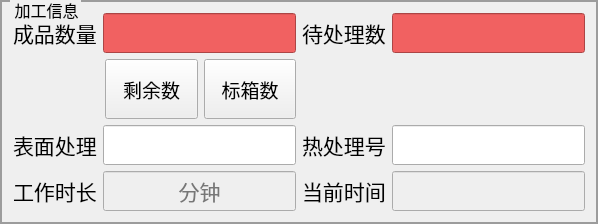
    <widget class="QGroupBox" name="groupBox_4">
     <property name="font">
      <font>
       <pointsize>12</pointsize>
      </font>
     </property>
     <property name="styleSheet">
      <string notr="true"> QGroupBox {
            border-color: rgb(156, 156, 156);
            border-width: 2px;
            border-style: solid;
            margin-top: 0.5ex;
        }
        QGroupBox::title {
            subcontrol-origin: margin;
            subcontrol-position: top left;
            left: 10px;
            margin-left: 2px;
            padding: 0  0px;
        }</string>
     </property>
     <property name="title">
      <string>加工信息</string>
     </property>
     <layout class="QHBoxLayout" name="horizontalLayout_27">
      <item>
       <layout class="QVBoxLayout" name="verticalLayout_8">
        <item>
         <layout class="QVBoxLayout" name="verticalLayout_7" stretch="3,2">
          <item>
           <layout class="QHBoxLayout" name="horizontalLayout_31">
            <item>
             <layout class="QGridLayout" name="gridLayout">
              <item row="0" column="0">
               <layout class="QHBoxLayout" name="horizontalLayout_4" stretch="1,5">
                <item>
                 <widget class="QLabel" name="label_7">
                  <property name="font">
                   <font>
                    <pointsize>16</pointsize>
                   </font>
                  </property>
                  <property name="text">
                   <string>成品数量</string>
                  </property>
                 </widget>
                </item>
                <item>
                 <widget class="MyLEdit" name="lineEdit_6">
                  <property name="minimumSize">
                   <size>
                    <width>0</width>
                    <height>40</height>
                   </size>
                  </property>
                  <property name="palette">
                   <palette>
                    <active>
                     <colorrole role="WindowText">
                      <brush brushstyle="SolidPattern">
                       <color alpha="255">
                        <red>0</red>
                        <green>0</green>
                        <blue>0</blue>
                       </color>
                      </brush>
                     </colorrole>
                     <colorrole role="Button">
                      <brush brushstyle="SolidPattern">
                       <color alpha="255">
                        <red>241</red>
                        <green>97</green>
                        <blue>97</blue>
                       </color>
                      </brush>
                     </colorrole>
                     <colorrole role="Text">
                      <brush brushstyle="SolidPattern">
                       <color alpha="255">
                        <red>0</red>
                        <green>0</green>
                        <blue>0</blue>
                       </color>
                      </brush>
                     </colorrole>
                     <colorrole role="ButtonText">
                      <brush brushstyle="SolidPattern">
                       <color alpha="255">
                        <red>0</red>
                        <green>0</green>
                        <blue>0</blue>
                       </color>
                      </brush>
                     </colorrole>
                     <colorrole role="Base">
                      <brush brushstyle="SolidPattern">
                       <color alpha="255">
                        <red>241</red>
                        <green>97</green>
                        <blue>97</blue>
                       </color>
                      </brush>
                     </colorrole>
                     <colorrole role="Window">
                      <brush brushstyle="SolidPattern">
                       <color alpha="255">
                        <red>241</red>
                        <green>97</green>
                        <blue>97</blue>
                       </color>
                      </brush>
                     </colorrole>
                    </active>
                    <inactive>
                     <colorrole role="WindowText">
                      <brush brushstyle="SolidPattern">
                       <color alpha="255">
                        <red>0</red>
                        <green>0</green>
                        <blue>0</blue>
                       </color>
                      </brush>
                     </colorrole>
                     <colorrole role="Button">
                      <brush brushstyle="SolidPattern">
                       <color alpha="255">
                        <red>241</red>
                        <green>97</green>
                        <blue>97</blue>
                       </color>
                      </brush>
                     </colorrole>
                     <colorrole role="Text">
                      <brush brushstyle="SolidPattern">
                       <color alpha="255">
                        <red>0</red>
                        <green>0</green>
                        <blue>0</blue>
                       </color>
                      </brush>
                     </colorrole>
                     <colorrole role="ButtonText">
                      <brush brushstyle="SolidPattern">
                       <color alpha="255">
                        <red>0</red>
                        <green>0</green>
                        <blue>0</blue>
                       </color>
                      </brush>
                     </colorrole>
                     <colorrole role="Base">
                      <brush brushstyle="SolidPattern">
                       <color alpha="255">
                        <red>241</red>
                        <green>97</green>
                        <blue>97</blue>
                       </color>
                      </brush>
                     </colorrole>
                     <colorrole role="Window">
                      <brush brushstyle="SolidPattern">
                       <color alpha="255">
                        <red>241</red>
                        <green>97</green>
                        <blue>97</blue>
                       </color>
                      </brush>
                     </colorrole>
                    </inactive>
                    <disabled>
                     <colorrole role="WindowText">
                      <brush brushstyle="SolidPattern">
                       <color alpha="255">
                        <red>0</red>
                        <green>0</green>
                        <blue>0</blue>
                       </color>
                      </brush>
                     </colorrole>
                     <colorrole role="Button">
                      <brush brushstyle="SolidPattern">
                       <color alpha="255">
                        <red>241</red>
                        <green>97</green>
                        <blue>97</blue>
                       </color>
                      </brush>
                     </colorrole>
                     <colorrole role="Text">
                      <brush brushstyle="SolidPattern">
                       <color alpha="255">
                        <red>0</red>
                        <green>0</green>
                        <blue>0</blue>
                       </color>
                      </brush>
                     </colorrole>
                     <colorrole role="ButtonText">
                      <brush brushstyle="SolidPattern">
                       <color alpha="255">
                        <red>0</red>
                        <green>0</green>
                        <blue>0</blue>
                       </color>
                      </brush>
                     </colorrole>
                     <colorrole role="Base">
                      <brush brushstyle="SolidPattern">
                       <color alpha="255">
                        <red>241</red>
                        <green>97</green>
                        <blue>97</blue>
                       </color>
                      </brush>
                     </colorrole>
                     <colorrole role="Window">
                      <brush brushstyle="SolidPattern">
                       <color alpha="255">
                        <red>241</red>
                        <green>97</green>
                        <blue>97</blue>
                       </color>
                      </brush>
                     </colorrole>
                    </disabled>
                   </palette>
                  </property>
                  <property name="font">
                   <font>
                    <pointsize>16</pointsize>
                   </font>
                  </property>
                  <property name="styleSheet">
                   <string notr="true">color:black;
background-color:rgb(241,97,97)</string>
                  </property>
                  <property name="alignment">
                   <set>Qt::AlignCenter</set>
                  </property>
                 </widget>
                </item>
               </layout>
              </item>
              <item row="0" column="1">
               <layout class="QHBoxLayout" name="horizontalLayout_9" stretch="1,5">
                <item>
                 <widget class="QLabel" name="label_8">
                  <property name="font">
                   <font>
                    <pointsize>16</pointsize>
                   </font>
                  </property>
                  <property name="text">
                   <string>待处理数</string>
                  </property>
                 </widget>
                </item>
                <item>
                 <widget class="MyLEdit" name="lineEdit_7">
                  <property name="enabled">
                   <bool>true</bool>
                  </property>
                  <property name="minimumSize">
                   <size>
                    <width>0</width>
                    <height>40</height>
                   </size>
                  </property>
                  <property name="palette">
                   <palette>
                    <active>
                     <colorrole role="WindowText">
                      <brush brushstyle="SolidPattern">
                       <color alpha="255">
                        <red>0</red>
                        <green>0</green>
                        <blue>0</blue>
                       </color>
                      </brush>
                     </colorrole>
                     <colorrole role="Button">
                      <brush brushstyle="SolidPattern">
                       <color alpha="255">
                        <red>241</red>
                        <green>97</green>
                        <blue>97</blue>
                       </color>
                      </brush>
                     </colorrole>
                     <colorrole role="Text">
                      <brush brushstyle="SolidPattern">
                       <color alpha="255">
                        <red>0</red>
                        <green>0</green>
                        <blue>0</blue>
                       </color>
                      </brush>
                     </colorrole>
                     <colorrole role="ButtonText">
                      <brush brushstyle="SolidPattern">
                       <color alpha="255">
                        <red>0</red>
                        <green>0</green>
                        <blue>0</blue>
                       </color>
                      </brush>
                     </colorrole>
                     <colorrole role="Base">
                      <brush brushstyle="SolidPattern">
                       <color alpha="255">
                        <red>241</red>
                        <green>97</green>
                        <blue>97</blue>
                       </color>
                      </brush>
                     </colorrole>
                     <colorrole role="Window">
                      <brush brushstyle="SolidPattern">
                       <color alpha="255">
                        <red>241</red>
                        <green>97</green>
                        <blue>97</blue>
                       </color>
                      </brush>
                     </colorrole>
                    </active>
                    <inactive>
                     <colorrole role="WindowText">
                      <brush brushstyle="SolidPattern">
                       <color alpha="255">
                        <red>0</red>
                        <green>0</green>
                        <blue>0</blue>
                       </color>
                      </brush>
                     </colorrole>
                     <colorrole role="Button">
                      <brush brushstyle="SolidPattern">
                       <color alpha="255">
                        <red>241</red>
                        <green>97</green>
                        <blue>97</blue>
                       </color>
                      </brush>
                     </colorrole>
                     <colorrole role="Text">
                      <brush brushstyle="SolidPattern">
                       <color alpha="255">
                        <red>0</red>
                        <green>0</green>
                        <blue>0</blue>
                       </color>
                      </brush>
                     </colorrole>
                     <colorrole role="ButtonText">
                      <brush brushstyle="SolidPattern">
                       <color alpha="255">
                        <red>0</red>
                        <green>0</green>
                        <blue>0</blue>
                       </color>
                      </brush>
                     </colorrole>
                     <colorrole role="Base">
                      <brush brushstyle="SolidPattern">
                       <color alpha="255">
                        <red>241</red>
                        <green>97</green>
                        <blue>97</blue>
                       </color>
                      </brush>
                     </colorrole>
                     <colorrole role="Window">
                      <brush brushstyle="SolidPattern">
                       <color alpha="255">
                        <red>241</red>
                        <green>97</green>
                        <blue>97</blue>
                       </color>
                      </brush>
                     </colorrole>
                    </inactive>
                    <disabled>
                     <colorrole role="WindowText">
                      <brush brushstyle="SolidPattern">
                       <color alpha="255">
                        <red>0</red>
                        <green>0</green>
                        <blue>0</blue>
                       </color>
                      </brush>
                     </colorrole>
                     <colorrole role="Button">
                      <brush brushstyle="SolidPattern">
                       <color alpha="255">
                        <red>241</red>
                        <green>97</green>
                        <blue>97</blue>
                       </color>
                      </brush>
                     </colorrole>
                     <colorrole role="Text">
                      <brush brushstyle="SolidPattern">
                       <color alpha="255">
                        <red>0</red>
                        <green>0</green>
                        <blue>0</blue>
                       </color>
                      </brush>
                     </colorrole>
                     <colorrole role="ButtonText">
                      <brush brushstyle="SolidPattern">
                       <color alpha="255">
                        <red>0</red>
                        <green>0</green>
                        <blue>0</blue>
                       </color>
                      </brush>
                     </colorrole>
                     <colorrole role="Base">
                      <brush brushstyle="SolidPattern">
                       <color alpha="255">
                        <red>241</red>
                        <green>97</green>
                        <blue>97</blue>
                       </color>
                      </brush>
                     </colorrole>
                     <colorrole role="Window">
                      <brush brushstyle="SolidPattern">
                       <color alpha="255">
                        <red>241</red>
                        <green>97</green>
                        <blue>97</blue>
                       </color>
                      </brush>
                     </colorrole>
                    </disabled>
                   </palette>
                  </property>
                  <property name="font">
                   <font>
                    <pointsize>16</pointsize>
                   </font>
                  </property>
                  <property name="styleSheet">
                   <string notr="true">color:black;
background-color:rgb(241,97,97)</string>
                  </property>
                  <property name="alignment">
                   <set>Qt::AlignCenter</set>
                  </property>
                 </widget>
                </item>
               </layout>
              </item>
              <item row="1" column="0">
               <layout class="QHBoxLayout" name="horizontalLayout" stretch="1,1,1">
                <item>
                 <spacer name="horizontalSpacer">
                  <property name="orientation">
                   <enum>Qt::Horizontal</enum>
                  </property>
                  <property name="sizeHint" stdset="0">
                   <size>
                    <width>40</width>
                    <height>20</height>
                   </size>
                  </property>
                 </spacer>
                </item>
                <item>
                 <widget class="QPushButton" name="pushButton">
                  <property name="minimumSize">
                   <size>
                    <width>0</width>
                    <height>60</height>
                   </size>
                  </property>
                  <property name="maximumSize">
                   <size>
                    <width>16777215</width>
                    <height>16777215</height>
                   </size>
                  </property>
                  <property name="font">
                   <font>
                    <pointsize>14</pointsize>
                   </font>
                  </property>
                  <property name="text">
                   <string>剩余数</string>
                  </property>
                 </widget>
                </item>
                <item>
                 <widget class="QPushButton" name="pushButton_2">
                  <property name="minimumSize">
                   <size>
                    <width>0</width>
                    <height>60</height>
                   </size>
                  </property>
                  <property name="maximumSize">
                   <size>
                    <width>16777215</width>
                    <height>16777215</height>
                   </size>
                  </property>
                  <property name="font">
                   <font>
                    <pointsize>14</pointsize>
                   </font>
                  </property>
                  <property name="mouseTracking">
                   <bool>false</bool>
                  </property>
                  <property name="text">
                   <string>标箱数</string>
                  </property>
                 </widget>
                </item>
               </layout>
              </item>
              <item row="1" column="1">
               <layout class="QHBoxLayout" name="horizontalLayout_2">
                <item>
                 <spacer name="verticalSpacer">
                  <property name="orientation">
                   <enum>Qt::Vertical</enum>
                  </property>
                  <property name="sizeHint" stdset="0">
                   <size>
                    <width>20</width>
                    <height>40</height>
                   </size>
                  </property>
                 </spacer>
                </item>
                <item>
                 <spacer name="horizontalSpacer_2">
                  <property name="orientation">
                   <enum>Qt::Horizontal</enum>
                  </property>
                  <property name="sizeHint" stdset="0">
                   <size>
                    <width>40</width>
                    <height>20</height>
                   </size>
                  </property>
                 </spacer>
                </item>
               </layout>
              </item>
             </layout>
            </item>
           </layout>
          </item>
          <item>
           <layout class="QHBoxLayout" name="horizontalLayout_25">
            <item>
             <layout class="QVBoxLayout" name="verticalLayout_2">
              <item>
               <layout class="QHBoxLayout" name="horizontalLayout_14" stretch="1,5">
                <item>
                 <widget class="QLabel" name="label_14">
                  <property name="font">
                   <font>
                    <pointsize>16</pointsize>
                   </font>
                  </property>
                  <property name="text">
                   <string>表面处理</string>
                  </property>
                 </widget>
                </item>
                <item>
                 <widget class="MyLEdit" name="lineEdit_13">
                  <property name="minimumSize">
                   <size>
                    <width>0</width>
                    <height>40</height>
                   </size>
                  </property>
                  <property name="font">
                   <font>
                    <pointsize>16</pointsize>
                   </font>
                  </property>
                  <property name="styleSheet">
                   <string notr="true">color:black;</string>
                  </property>
                  <property name="alignment">
                   <set>Qt::AlignCenter</set>
                  </property>
                 </widget>
                </item>
               </layout>
              </item>
              <item>
               <layout class="QHBoxLayout" name="horizontalLayout_12" stretch="1,5">
                <item>
                 <widget class="QLabel" name="label_11">
                  <property name="font">
                   <font>
                    <pointsize>16</pointsize>
                   </font>
                  </property>
                  <property name="text">
                   <string>工作时长</string>
                  </property>
                 </widget>
                </item>
                <item>
                 <widget class="MyLEdit" name="lineEdit_10">
                  <property name="enabled">
                   <bool>false</bool>
                  </property>
                  <property name="minimumSize">
                   <size>
                    <width>0</width>
                    <height>40</height>
                   </size>
                  </property>
                  <property name="font">
                   <font>
                    <pointsize>16</pointsize>
                   </font>
                  </property>
                  <property name="styleSheet">
                   <string notr="true">color:black;</string>
                  </property>
                  <property name="alignment">
                   <set>Qt::AlignCenter</set>
                  </property>
                  <property name="placeholderText">
                   <string>分钟</string>
                  </property>
                 </widget>
                </item>
               </layout>
              </item>
             </layout>
            </item>
            <item>
             <layout class="QVBoxLayout" name="verticalLayout_3">
              <item>
               <layout class="QHBoxLayout" name="horizontalLayout_13" stretch="1,5">
                <item>
                 <widget class="QLabel" name="label_12">
                  <property name="font">
                   <font>
                    <pointsize>16</pointsize>
                   </font>
                  </property>
                  <property name="text">
                   <string>热处理号</string>
                  </property>
                 </widget>
                </item>
                <item>
                 <widget class="MyLEdit" name="lineEdit_11">
                  <property name="minimumSize">
                   <size>
                    <width>0</width>
                    <height>40</height>
                   </size>
                  </property>
                  <property name="font">
                   <font>
                    <pointsize>16</pointsize>
                   </font>
                  </property>
                  <property name="styleSheet">
                   <string notr="true">color:black;
</string>
                  </property>
                  <property name="alignment">
                   <set>Qt::AlignCenter</set>
                  </property>
                 </widget>
                </item>
               </layout>
              </item>
              <item>
               <layout class="QHBoxLayout" name="horizontalLayout_3" stretch="1,5">
                <item>
                 <widget class="QLabel" name="label_5">
                  <property name="font">
                   <font>
                    <pointsize>16</pointsize>
                   </font>
                  </property>
                  <property name="text">
                   <string>当前时间</string>
                  </property>
                 </widget>
                </item>
                <item>
                 <widget class="MyLEdit" name="lineEdit_5">
                  <property name="enabled">
                   <bool>false</bool>
                  </property>
                  <property name="minimumSize">
                   <size>
                    <width>0</width>
                    <height>40</height>
                   </size>
                  </property>
                  <property name="maximumSize">
                   <size>
                    <width>16777215</width>
                    <height>16777215</height>
                   </size>
                  </property>
                  <property name="font">
                   <font>
                    <pointsize>16</pointsize>
                   </font>
                  </property>
                  <property name="styleSheet">
                   <string notr="true">color:black;
</string>
                  </property>
                  <property name="alignment">
                   <set>Qt::AlignCenter</set>
                  </property>
                 </widget>
                </item>
               </layout>
              </item>
             </layout>
            </item>
           </layout>
          </item>
         </layout>
        </item>
       </layout>
      </item>
     </layout>
     <zorder></zorder>
    </widget>
